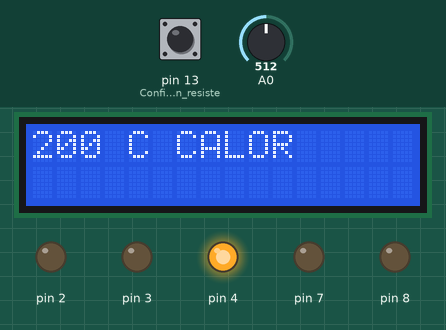
A sketch run on a simulated Arduino Uno, built with avr-gcc and run on an emulated ATmega328P. On the bench: 16×2 character LCD, output pins drawn as LEDs (lit = HIGH). Inputs (shaded band) come from the test bench; at power-on: A0 = 512, pin 13 (Configuración_con_resiste) HIGH. What the sketch prints to the serial monitor is not drawn.

Above: at 1.2 s.
1.3 s: A0 set to 177
At 2.8 s:
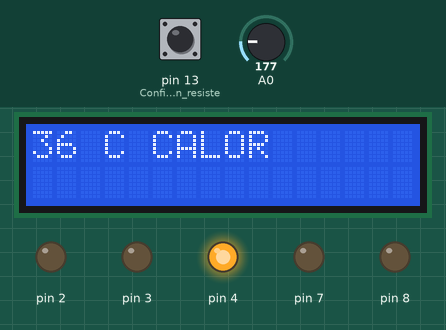
5.4 s: A0 set to 159
At 6.8 s:
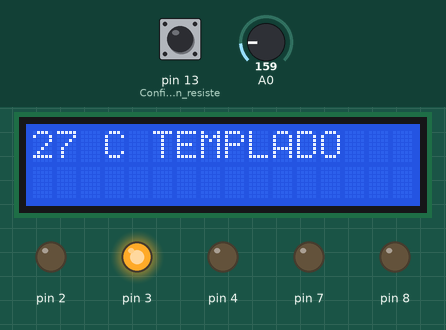
9.5 s: A0 set to 122
At 10.4 s:
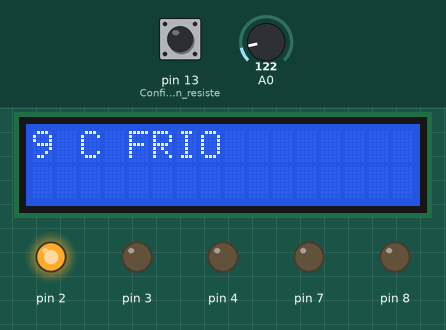
13.6 s: pin 13 (Configuración_con_resiste) pulled LOW for 1.2 s
At 14.7 s:
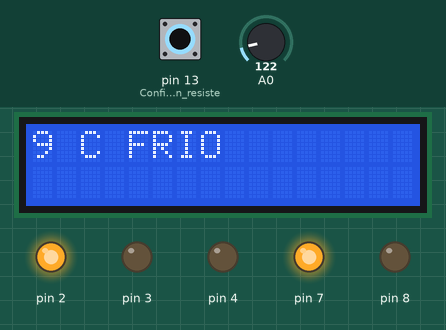
17.6 s: A0 set to 306
At 18.9 s:
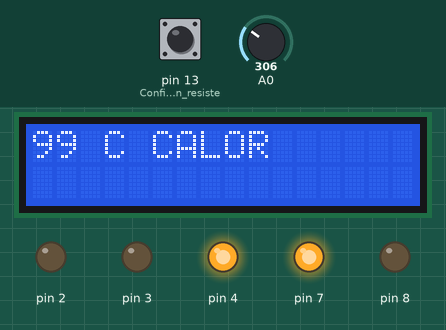
Timing chart, 0 to 20.6 s (numbered marks = the images above; inputs shaded):
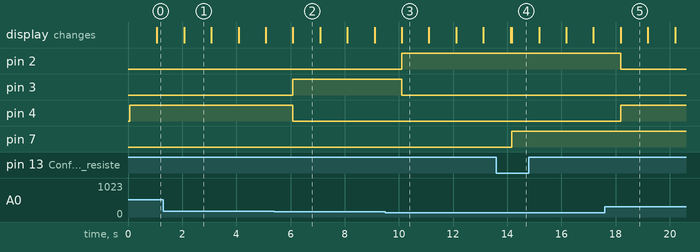

Measured:
- the behaviour switches between 160 and 159 on A0 (found by bisection; images 1 and 2)
- after the input at 1.3 s, the display: first differs from a run without the input after 0.77 s (image 1)
- after the input at 5.4 s, pin 3: LOW → HIGH after 0.69 s; pin 4: HIGH → LOW after 0.69 s; the display: first differs from a run without the input after 0.69 s (image 2)
- after the input at 9.5 s, pin 2: LOW → HIGH after 0.61 s; pin 3: HIGH → LOW after 0.61 s; the display: first differs from a run without the input after 0.61 s (image 3)
- after the input at 13.6 s, pin 7: LOW → HIGH after 0.57 s
- after the input at 17.6 s, pin 2: HIGH → LOW after 0.59 s; pin 4: LOW → HIGH after 0.59 s; the display: first differs from a run without the input after 0.59 s (image 5)
- what the display in image 1 shows lasts 1.0 s, from 2.1 s to 3.1 s

The sketch:

circuito__prototipo_v2_proyecto1_actualizado_boton.ino
```cpp
#include <LiquidCrystal.h>

LiquidCrystal lcd(5, 6, 9, 10, 11, 12);

float tempCap, volt, tempConv;
int tempFin;
int buttonState = 0;
int lastButtonState = HIGH; // Estado anterior del botón (asumimos pull-up, por lo que HIGH es el estado no presionado)
bool motorState = false;   // Estado del motor: false = apagado, true = encendido

void setup() {
  pinMode(A0, INPUT);
  pinMode(8, OUTPUT);
  pinMode(7, OUTPUT);
  pinMode(4, OUTPUT);
  pinMode(3, OUTPUT);
  pinMode(2, OUTPUT);
  pinMode(13, INPUT_PULLUP); // Configuración con resistencia de pull-up interna
  lcd.begin(16, 2);
  Serial.begin(9600);
}

void loop() {
  // Lee el estado actual del botón
  buttonState = digitalRead(13);

  // Verifica si hubo un cambio en el estado del botón
  if (buttonState == LOW && lastButtonState == HIGH) { // Cambio de HIGH a LOW
    motorState = !motorState; // Alterna el estado del motor
    delay(50); // Anti-rebote
  }

  lastButtonState = buttonState; // Actualiza el estado anterior del botón

  // Lee y calcula la temperatura
  tempCap = analogRead(A0);
  volt = tempCap * (5.0 / 1024.0);
  tempConv = (volt - 0.5) * 100;
  tempFin = tempConv;

  // Control del motor basado en `motorState`
  if (motorState) {
    digitalWrite(7, HIGH);  // Motor encendido
    digitalWrite(8, LOW);
  } else {
    digitalWrite(7, LOW);   // Motor apagado
    digitalWrite(8, LOW);
  }

  // Control de los LEDs basado en la temperatura
  if (tempFin >= 28) {
    digitalWrite(4, HIGH);  // LED de calor encendido
    digitalWrite(3, LOW);   // LED templado apagado
    digitalWrite(2, LOW);   // LED frío apagado
    Serial.println("--- TEMPERATURA CALIENTE --- ");
    lcd.print(tempFin);
    lcd.print(" C");
    lcd.print(" CALOR ");
    delay(1000);
  } else if (tempFin < 28 && tempFin >= 25) {
    digitalWrite(3, HIGH);  // LED templado encendido
    digitalWrite(2, LOW);   // LED frío apagado
    digitalWrite(4, LOW);   // LED de calor apagado
    Serial.println("--- TEMPERATURA TEMPLADA --- ");
    lcd.print(tempFin);
    lcd.print(" C");
    lcd.print(" TEMPLADO ");
    delay(1000);
  } else {
    digitalWrite(2, HIGH);  // LED frío encendido
    digitalWrite(3, LOW);   // LED templado apagado
    digitalWrite(4, LOW);   // LED de calor apagado
    Serial.println("--- TEMPERATURA FRIA --- ");
    lcd.print(tempFin);
    lcd.print(" C");
    lcd.print(" FRIO ");
    delay(1000);
  }


  lcd.clear(); // Limpia la pantalla LCD para la próxima lectura
}
```
